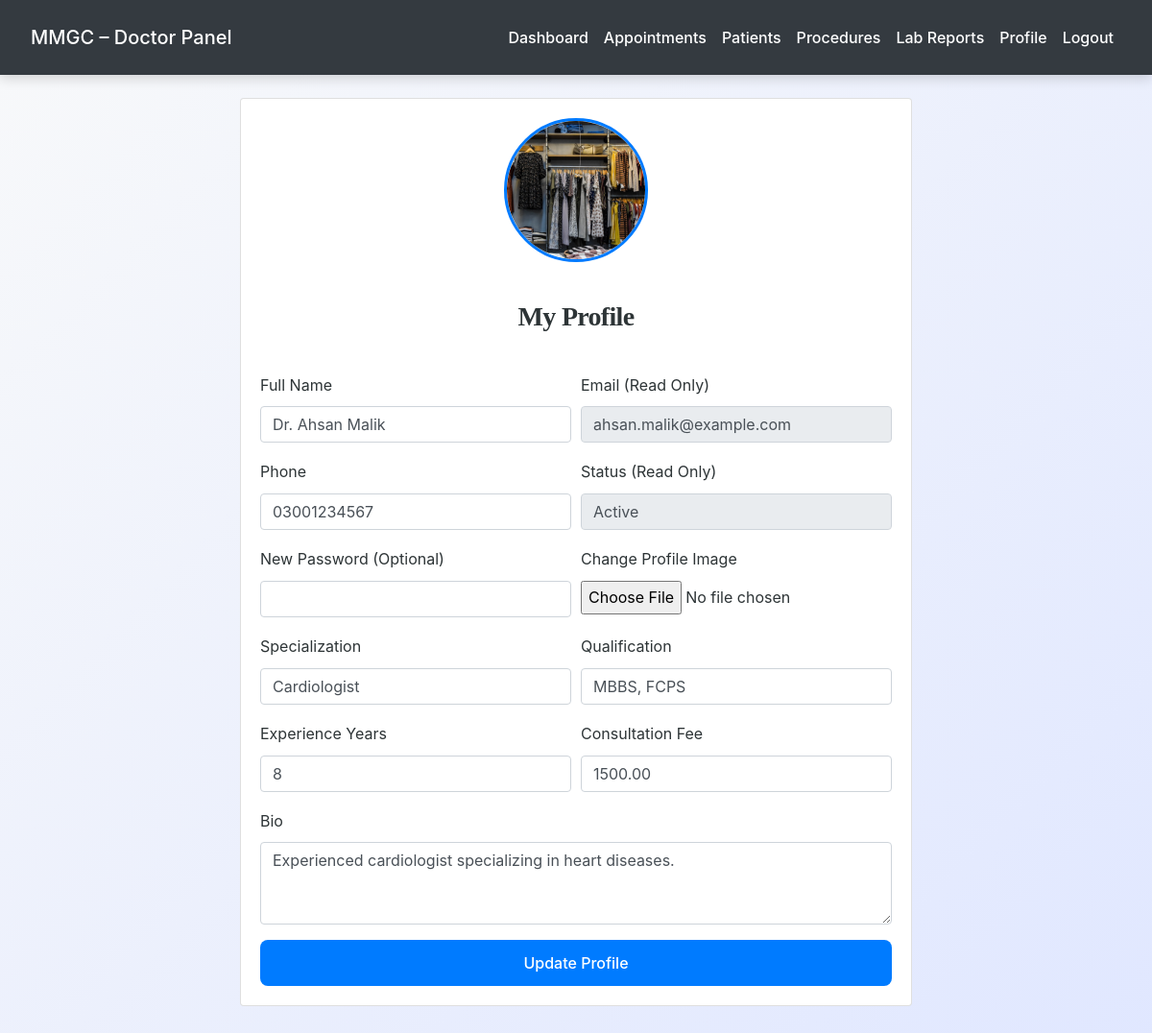
Screenshot of /doctor/profile.php (signed in) with the database file from the repository.
### tables this page shows
CREATE TABLE `doctors` (
  `id` int(11) NOT NULL,
  `full_name` varchar(150) NOT NULL,
  `email` varchar(150) DEFAULT NULL,
  `phone` varchar(50) DEFAULT NULL,
  `password` varchar(255) DEFAULT NULL,
  `specialization` varchar(150) DEFAULT NULL,
  `qualification` varchar(150) DEFAULT NULL,
  `experience_years` int(11) DEFAULT NULL,
  `consultation_fee` decimal(10,2) DEFAULT NULL,
  `profile_image` varchar(255) DEFAULT NULL,
  `bio` text DEFAULT NULL,
  `status` enum('active','inactive','on_leave') DEFAULT 'active',
  `created_at` timestamp NOT NULL DEFAULT current_timestamp()
);

### doctor/profile.php (the view, shortened to what this page needs)
<?php
include('../config.php');
$doctor_id = $_SESSION['doctor_id'];
$query = "SELECT * FROM doctors WHERE id = ?";
$stmt = $conn->prepare($query);
$stmt->bind_param("i", $doctor_id);
$stmt->execute();
$result = $stmt->get_result();
$doctor = $result->fetch_assoc();
?>
<!DOCTYPE html>
<html>
<head>
    <link rel="stylesheet" href="https://stackpath.bootstrapcdn.com/bootstrap/4.5.2/css/bootstrap.min.css">
    <link rel="stylesheet" href="../css/style.css">
</head>
<body>
<?php include('navbar.php'); ?>
<div class="container mt-4">
    <div class="card mx-auto" style="max-width:700px;">
        <div class="card-body">
            <div class="text-center mb-3">
                <?php if (!empty($doctor['profile_image'])): ?>
                    <img src="../admin/<?php echo htmlspecialchars($doctor['profile_image']); ?>"
                         class="rounded-circle"
                         style="width:150px;height:150px;object-fit:cover;border:3px solid #007bff;">
                <?php else: ?>
                    <img src="../uploads/default-doctor.png"
                         class="rounded-circle"
                         style="width:150px;height:150px;object-fit:cover;border:3px solid #ccc;">
                <?php endif; ?>
            </div>
            <h3 class="text-center">My Profile</h3>
            <form method="POST" enctype="multipart/form-data">
                <div class="form-row">
                    <div class="form-group col-md-6">
                        <label>Full Name</label>
                        <input type="text" name="full_name"
                               value="<?php echo htmlspecialchars($doctor['full_name']); ?>"
                               class="form-control" required>
                    </div>
                    <div class="form-group col-md-6">
                        <label>Email (Read Only)</label>
                        <input type="email"
                               value="<?php echo htmlspecialchars($doctor['email']); ?>"
                               class="form-control" readonly>
                    </div>
                </div>
                <div class="form-row">
                    <div class="form-group col-md-6">
                        <label>Phone</label>
                        <input type="text" name="phone"
                               value="<?php echo htmlspecialchars($doctor['phone']); ?>"
                               class="form-control">
                    </div>
                    <div class="form-group col-md-6">
                        <label>Status (Read Only)</label>
                        <input type="text"
                               value="<?php echo ucfirst($doctor['status']); ?>"
                               class="form-control" readonly>
                    </div>
                </div>
                <div class="form-row">
                    <div class="form-group col-md-6">
                        <label>New Password (Optional)</label>
                        <input type="text" name="password" class="form-control">
                    </div>
                    <div class="form-group col-md-6">
                        <label>Change Profile Image</label>
                        <input type="file" name="profile_image" class="form-control-file">
                    </div>
                </div>
                <div class="form-row">
                    <div class="form-group col-md-6">
                        <label>Specialization</label>
                        <input type="text" name="specialization"
                               value="<?php echo htmlspecialchars($doctor['specialization']); ?>"
                               class="form-control">
                    </div>
                    <div class="form-group col-md-6">
                        <label>Qualification</label>
                        <input type="text" name="qualification"
                               value="<?php echo htmlspecialchars($doctor['qualification']); ?>"
                               class="form-control">
                    </div>
                </div>
                <div class="form-row">
                    <div class="form-group col-md-6">
                        <label>Experience Years</label>
                        <input type="number" name="experience_years"
                               value="<?php echo $doctor['experience_years']; ?>"
                               class="form-control">
                    </div>
                    <div class="form-group col-md-6">
                        <label>Consultation Fee</label>
                        <input type="number" step="0.01" name="consultation_fee"
                               value="<?php echo $doctor['consultation_fee']; ?>"
                               class="form-control">
                    </div>
                </div>
                <div class="form-group">
                    <label>Bio</label>
                    <textarea name="bio" rows="3" class="form-control"><?php
                        echo htmlspecialchars($doctor['bio']);
                    ?></textarea>
                </div>
                <button type="submit" class="btn btn-primary btn-block">
                    Update Profile
                </button>
            </form>
        </div>
    </div>
</div>
</body>
</html>

### css/style.css (style rules this page uses)
:root { --primary: #007bff; --secondary: #6c757d; --success: #28a745; --info: #17a2b8; --warning: #ffc107; --danger: #dc3545; --light: #f8f9fa; --dark: #2d3436; --accent: #ff6f61; --highlight: #6f42c1; --shadow: rgba(0, 0, 0, 0.15); --transition: all 0.3s ease-in-out; }
body { font-family: 'Inter', 'Segoe UI', Tahoma, Geneva, Verdana, sans-serif; background: linear-gradient(135deg, var(--light) 0%, #e0e7ff 100%); color: var(--dark); line-height: 1.8; margin: 0; padding: 0; min-height: 100vh; font-size: 16px; }
h1, h2, h3, h4 { text-align: center; margin: 2.5rem 0; font-family: 'Georgia', 'Times New Roman', serif; color: var(--dark); font-weight: 700; letter-spacing: -0.025em; }
h3 { font-size: 1.75rem; }
.container { max-width: 1200px; margin: 0 auto 3rem; padding: 0 1.5rem; }
.btn-primary { background-color: var(--primary); color: #fff; border: none; border-radius: 8px; padding: 0.75rem 1.5rem; font-size: 1rem; font-weight: 500; cursor: pointer; transition: var(--transition); display: inline-flex; align-items: center; justify-content: center; }

### rows the page displays
doctors: profile_image (picture), full_name "Dr. Ahsan Malik", email "ahsan.malik@example.com", phone "03001234567", status "Active", specialization "Cardiologist", qualification "MBBS, FCPS", experience_years "8", consultation_fee "1500.00", bio "Experienced cardiologist specializing in heart diseases."
